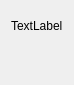
<?xml version="1.0" encoding="UTF-8"?>
<ui version="4.0">
 <class>CamViewerIcon</class>
 <widget class="QWidget" name="CamViewerIcon">
  <property name="geometry">
   <rect>
    <x>0</x>
    <y>0</y>
    <width>66</width>
    <height>85</height>
   </rect>
  </property>
  <property name="sizePolicy">
   <sizepolicy hsizetype="Fixed" vsizetype="Fixed">
    <horstretch>0</horstretch>
    <verstretch>0</verstretch>
   </sizepolicy>
  </property>
  <property name="windowTitle">
   <string>Form</string>
  </property>
  <property name="windowOpacity">
   <double>1.000000000000000</double>
  </property>
  <layout class="QVBoxLayout" name="verticalLayout">
   <item>
    <widget class="QLabel" name="lblName">
     <property name="text">
      <string>TextLabel</string>
     </property>
    </widget>
   </item>
   <item>
    <widget class="QLabel" name="label">
     <property name="text">
      <string/>
     </property>
     <property name="pixmap">
      <pixmap resource="icons.qrc">:/icons/camvideo.png</pixmap>
     </property>
    </widget>
   </item>
  </layout>
 </widget>
 <resources>
  <include location="icons.qrc"/>
 </resources>
 <connections/>
</ui>
